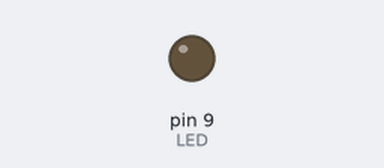
This sketch was run on a simulated Arduino Uno, built with avr-gcc and run on an emulated ATmega328P. Parts: output pins drawn as LEDs (lit = HIGH).

Above: at 0.05 s.
At 0.65 s:
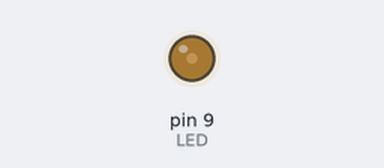
At 1.25 s:
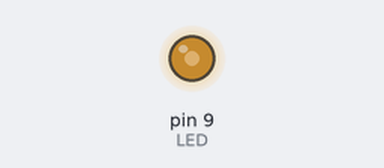
At 2.5 s:
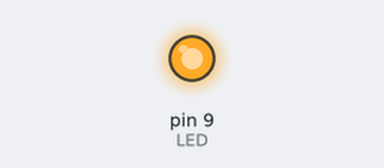
Timing chart, 0 to 5.8 s (numbered marks = the images above):
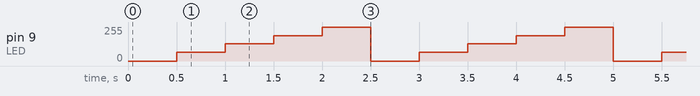

The sketch:

4.s15_PWM_LED1.ino
```cpp
const int LED = 9;   // Must be a PWM-capable pin

void setup() {
  pinMode(LED, OUTPUT);
}

void loop() {

  // 0% brightness (OFF)
  analogWrite(LED, 0);
  delay(500);

  // 25% brightness
  analogWrite(LED, 64);
  delay(500);

  // 50% brightness
  analogWrite(LED, 128);
  delay(500);

  // 75% brightness
  analogWrite(LED, 191);
  delay(500);

  // 100% brightness (FULL ON)
  analogWrite(LED, 255);
  delay(500);
}
```

Measured:
- by itself, pin 9 (LED): repeats every 2.5 s: 128/255 0.50 s, 191/255 0.50 s, 255/255 0.50 s, 0/255 0.50 s, 64/255 0.50 s
